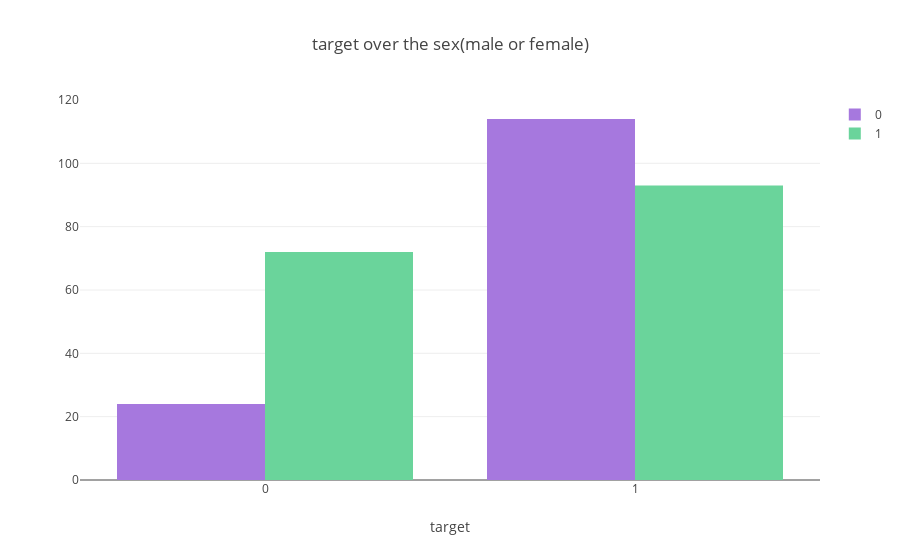

Notebook source saved alongside this figure:
### Markdown cell above
In the heart disease UCI dataset only 31.7% are female and rest are male. we have find that either male or female which have likely to heart disease.

### Code cell
col='sex'
d1=df[df['target']==0]
d2=df[df['target']==1]
v1=d1[col].value_counts().reset_index()
v1=v1.rename(columns={col:'count','index':col})
v1['percent']=v1['count'].apply(lambda x : 100*x/sum(v1['count']))
v1=v1.sort_values(col)
v2=d2[col].value_counts().reset_index()
v2=v2.rename(columns={col:'count','index':col})
v2['percent']=v2['count'].apply(lambda x : 100*x/sum(v2['count']))
v2=v2.sort_values(col)
trace1 = go.Bar(x=v1[col], y=v1["count"], name=0, marker=dict(color="#a678de"))
trace2 = go.Bar(x=v2[col], y=v2["count"], name=1, marker=dict(color="#6ad49b"))
data = [trace1, trace2]
layout={'title':"target over the sex(male or female)",'xaxis':{'title':"target"}}
#layout = go.Layout(title="Content added over the years", legend=dict(x=0.1, y=1.1, orientation="h"))
fig = go.Figure(data, layout=layout)
iplot(fig)

### Figure 1 — Plotly figure (JSON) as saved in the notebook; plotly's stock layout.template omitted (floating-point values rounded to 4 significant figures)
{"data": [{"marker": {"color": "#a678de"}, "name": "0", "type": "bar", "uid": "acb682dc-4e6d-4240-ba52-4c8b17c64888", "x": [0, 1], "y": [24, 114]}, {"marker": {"color": "#6ad49b"}, "name": "1", "type": "bar", "uid": "1d3b66f7-2bc9-4c53-927c-9832f0c24d65", "x": [0, 1], "y": [72, 93]}], "layout": {"title": {"text": "target over the sex(male or female)"}, "xaxis": {"title": {"text": "target"}}}}
